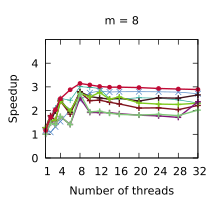

This figure's gnuplot source:
set title "m = 8"
set terminal pdf size 2.2,2.0
set output "./results/Compactions_n___4,194,304,_m___8.pdf"
set key off
set xrange [1:32]
set xtics (1, 4, 8, 12, 16, 20, 24, 28, 32)
set xlabel "Number of threads"
set yrange [0:5]
set ytics (0, 1, 2, 3, 4)
set ylabel "Speedup"
plot './results/Compactions_n___4,194,304,_m___8.dat' using 1:2 title "Outer parallelism" pointsize 0.7 lw 1 pt 1 linecolor rgb "#24A793" with linespoints, \
  './results/Compactions_n___4,194,304,_m___8.dat' using 1:3 title "Inner parallelism" pointsize 0.7 lw 1 pt 2 linecolor rgb "#5287C6" with linespoints, \
  './results/Compactions_n___4,194,304,_m___8.dat' using 1:4 title "Multi-atomics 64 1 1" pointsize 0.7 lw 2 pt 1 linecolor rgb "#80141E" with linespoints, \
  './results/Compactions_n___4,194,304,_m___8.dat' using 1:5 title "Multi-atomics 64 10 1" pointsize 0.7 lw 2 pt 1 linecolor rgb "#80C81E" with linespoints, \
  './results/Compactions_n___4,194,304,_m___8.dat' using 1:6 title "Multi-atomics 64 1 4" pointsize 0.7 lw 2 pt 1 linecolor rgb "#801478" with linespoints, \
  './results/Compactions_n___4,194,304,_m___8.dat' using 1:7 title "WorkAssisting 1" pointsize 0.4 lw 2 pt 7 linecolor rgb "#320A35" with linespoints, \
  './results/Compactions_n___4,194,304,_m___8.dat' using 1:8 title "WorkAssisting 4" pointsize 0.4 lw 2 pt 7 linecolor rgb "#C80A35" with linespoints
